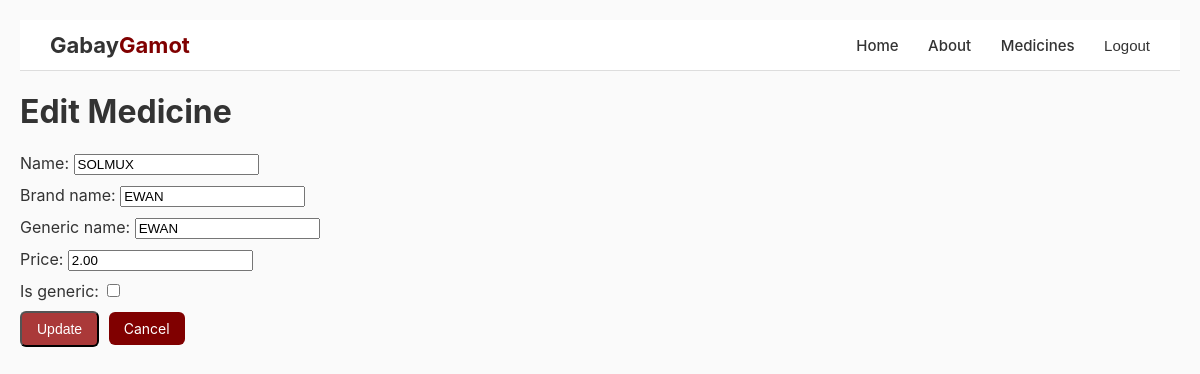
/medicines/1/update/ (signed in), run on the app's committed database.
### app/models.py (models this page shows, shortened)
class Medicine(models.Model):
    name = models.CharField(max_length=255)
    brand_name = models.CharField(max_length=255)
    generic_name = models.CharField(max_length=255)
    price = models.DecimalField(max_digits=10, decimal_places=2)
    is_generic = models.BooleanField(default=False)

### app/views.py (the view)
# urls.py: path('medicines/<int:pk>/update/', MedicineUpdateView.as_view(), name='medicine_update'),
class MedicineUpdateView(UpdateView):
    model = Medicine
    fields = ['name', 'brand_name', 'generic_name', 'price', 'is_generic']
    template_name = 'app/medicine_update.html'
    success_url = reverse_lazy('medicine_list')

### app/templates/app/medicine_update.html (shortened to what this page needs)
{% extends 'app/base.html' %}
{% block content %}
<h1>Edit Medicine</h1>
<form method="post">
    {{ form.as_p }}
    <button type="submit" class="btn btn-edit">Update</button>
    <a href="{% url 'medicine_list' %}" class="btn">Cancel</a>
</form>
{% endblock %}

### static/css/base.css (style rules this page uses)
body { font-family: "Inter", Arial, sans-serif; background: #fafafa; color: #333; margin: 0; padding: 20px; }
.btn { display: inline-block; padding: 8px 15px; background: #800000; color: white; text-decoration: none; border-radius: 6px; transition: 0.2s; font-size: 14px; }
.btn-edit { background: #AA3939; margin-right: 5px; }
p { margin: 10px 0; }

### data on the page
Medicine: name "SOLMUX", brand_name "EWAN", generic_name "EWAN", price "2.00"
